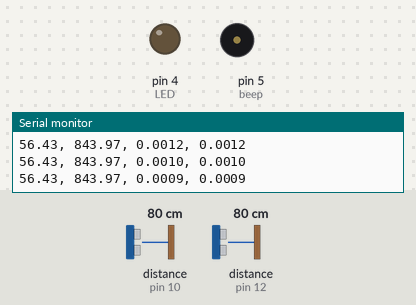
Simulated run of this sketch. Board: Arduino Uno, built with avr-gcc and run on an emulated ATmega328P. Parts: output pins drawn as LEDs (lit = HIGH), buzzer (waves = sounding, pin HIGH), the last lines printed to the serial monitor. Wiring (inferred from the names in the program): 2 × ultrasonic range finder: trigger pin 11, echo pin 10 / trigger pin 13, echo pin 12. The inputs (shaded band) are chosen by the test bench; at power-on: distance to the obstacle (sensors on pin 10, pin 12) 80 cm. The echo pulse lasts 58.3 µs per cm; pins used as bus, display or sensor lines are not drawn.

Above: at 1.2 s.
1.3 s: distance to the obstacle (sensor on pin 10) set to 2 cm
3.1 s: distance to the obstacle (sensor on pin 12) set to 18 cm
6.1 s: distance to the obstacle (sensor on pin 10) set to 60 cm
9.1 s: distance to the obstacle (sensor on pin 10) set to 250 cm
At 11.2 s:
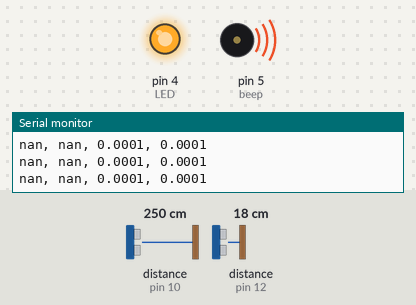
Timing chart, 0 to 12.7 s (numbered marks = the images above; inputs shaded):
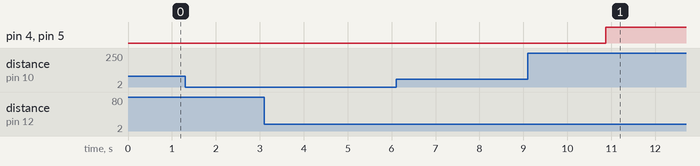

The sketch:

Ultrasound-based-Localization.ino
```cpp
#define trigPin1 13
#define echoPin1 12
#define trigPin2 11
#define echoPin2 10

int LED = 4; //connect LED to pin 4
int beep = 5; //connect buzzer to pin 5

//calibration coefficients
float a1 = 35.486; //determined by offline calibration
float b1 = -14.486; //determined by offline calibration
float a2 = 35.871; //determined by offline calibration
float b2 = -10.939; //determined by offline calibration

//initialize kalman variables and covariances
float dxk=0; //predicted state estimate of distance 1 before localization
float dxk1=0; //initialized updated state estimate of distance 1 before localization
float dyk=0; //predicted state estimate of distance 2 before localization
float dyk1=0; //initialized updated state estimate of distance 2 before localization
float dP_1 = 0; //initialized updated error covariance distance 1 before localization
float dP1_1 = 100000; //predicted error variance of distance 1 before localization
float dQ_1 = 0.00; //initialized input confidence of distance 1 before localization
float dR_1 = 0.01; //measurement confidence of distance 1 before localization (calculated offline)
float dP_2 = 0; //initialized updated state estimate of distance 2 before localization
float dP1_2 = 100000; //predicted error covariance of distance 2 before localization
float dQ_2 = 0.00; //initialized input confidence of distance 2 before localization
float dR_2 = 0.01; //measurement confidence of distance 2 before localization (calculated offline)
float dK_1 = 0; //kalman gain for distance 1 before localization
float dK_2 = 0; //kalman gain for distance 2 before localization

float xk=0; //predicted state estimate of x after localization
float xk1=0; //initialized updated state estimate of x after localization
float yk=0; //predicted state estimate of y after localization
float yk1=0; //initialized updated state estimate of y after localization
float P_1 = 0; //initialized updated error covariance x after localization
float P1_1 = 100000; //predicted error variance of x after localization
float Q_1 = 0.00; //initialized input confidence of x after localization
float R_1 = 0.01; //measurement confidence of x after localization (calculated offline)
float P_2 = 0; //initialized updated state estimate of y after localization
float P1_2 = 100000; //predicted error covariance of y after localization
float Q_2 = 0.00; //initialized input confidence of y after localization
float R_2 = 0.01; //measurement confidence of y after localization (calculated offline)
float K_1 = 0; //kalman gain for x after localization
float K_2 = 0; //kalman gain for y after localization


float L = 100; //length between the two ultrasonic sensors

//initialize localization variables
float x = 0;
float y = 0;
float xx = 0;

void setup() {

  Serial.begin (9600); //serial communications at 9600 bps
  pinMode(trigPin1, OUTPUT); //set trigPin1 as output
  pinMode(echoPin1, INPUT); //set echoPin1 as input
  pinMode(trigPin2, OUTPUT); //set trigPin2 as output
  pinMode(echoPin2, INPUT); //set echoPin2 as input
  pinMode(LED, OUTPUT); //pin 4 is output
  pinMode(beep, OUTPUT); //pin 5 is output

}

void loop() {

  float duration1, distance1, duration2, distance2; //initialize measurement variables
  float t1, t2; //initialize measured time variables

  //send and receive sound waves from ultrasonic sensor 1
  digitalWrite(trigPin1, LOW);
  delayMicroseconds(2);
  digitalWrite(trigPin1, HIGH);
  delayMicroseconds(10);
  digitalWrite(trigPin1, LOW);

  duration1 = pulseIn(echoPin1, HIGH); //read high pulse duration of sensor 1

  t1 = duration1 / 200; //convert duration of sensor 1 into total time value in microseconds
  distance1 = ((a1 * t1) + b1 + 36); //use calibration coefficients of sensor 1 and add radius of object to calculate distance in mm

  delay(100); //delay to avoid interference between the two sensor signals

  //send and receive sound waves from ultrasonic sensor 2
  digitalWrite(trigPin2, LOW);
  delayMicroseconds(2);
  digitalWrite(trigPin2, HIGH);
  delayMicroseconds(10);
  digitalWrite(trigPin2, LOW);
  duration2 = pulseIn(echoPin2, HIGH); //read high pulse duration of sensor 2

  t2 = duration2 / 200; //convert duration of sensor 2 into total time value in microseconds
  distance2 = ((a2 * t2) + b2 + 36); //use calibration coefficients of sensor 2 and add radius of object to calculate distance in mm

  //Kalman filter implemented before localization
  //Prediction phase for distance 1

    dxk = dxk1; //predicted state estimate of distance 1
    dP_1 = dP1_1 + dQ_1; //predicted state covariance of distance 1

  //Correction phase for distance 1

    dK_1 = dP_1 / (dP_1 + dR_1); //kalman gain for distance 1
    dxk1 = dxk + dK_1 * (distance1 - dxk); //updated state estimate of distance 1 (use for localization)
    dP1_1 = (1 - dK_1) * dP_1; //updated state covariance of distance 1

  //Prediction phase for distance 2

    dyk = dyk1; //predicted state estimate of distance 2
    dP_2 = dP1_2 + dQ_2; //predicted state covariance of distance 2

  //Correction phase for distance 2

    dK_2 = dP_2 / (dP_2 + dR_2); //kalman gain for distance 2
    dyk1 = dyk + dK_2 * (distance2 - dyk); //updated state estimate of distance 2 (use for localization)
    dP1_2 = (1 - dK_2) * dP_2; //updated state covariance of distance 2


  //localization

  distance1=(abs(dxk1)); //use kalman filter output of distance 1
  distance2=(abs(dyk1)); //use kalman filter output of distnace 2
  xx = (sq(distance1) - sq(distance2) + sq(L)) / (2*L); //calculation of x
  y = sqrt((sq(distance1) - sq(xx))); //calculation of y
  x = sqrt((sq(distance1) - sq(y))); //rewrite x so that it results in less error

  //Kalman filter implemented after localization
  //Prediction phase for x

    xk = xk1; //predicted state estimate of x
    P_1 = P1_1 + Q_1; //predicted state covariance of x

  //Correction phase for x

    K_1 = P_1 / (P_1 + R_1); //kalman gain for x
    xk1 = xk + K_1 * (x - xk); //updated state estimate of x (use for output)
    P1_1 = (1 - K_1) * P_1; //updated state covariance of x (use for output)

  //Prediction phase for y

    yk = yk1; //predicted state estimate of y
    P_2 = P1_2 + Q_2; //predicted state covariance of y

  //Correction phase for y

    K_2 = P_2 / (P_2 + R_2); //kalman gain for y
    yk1 = yk + K_2 * (y - yk); //updated state estimate of y (use for output)
    P1_2 = (1 - K_2) * P_2; //updated state covariance of y (use for output)


  //once the kalman covariances of both x and y are under .0001, then turn on the LED and sound the buzzer
  if (P1_1 < 0.0001 && P1_2 < 0.0001) {
    digitalWrite(LED, HIGH); //turn on LED
    digitalWrite(beep, HIGH); //turn on buzzer
  }
    //print results in the following format: x, y, variance of x, variance of y
    Serial.print(xk1);
    Serial.print(", ");
    Serial.print(yk1);
    Serial.print(", ");
    Serial.print(P1_1,4);
    Serial.print(", ");
    Serial.println(P1_2,4);

}
```
